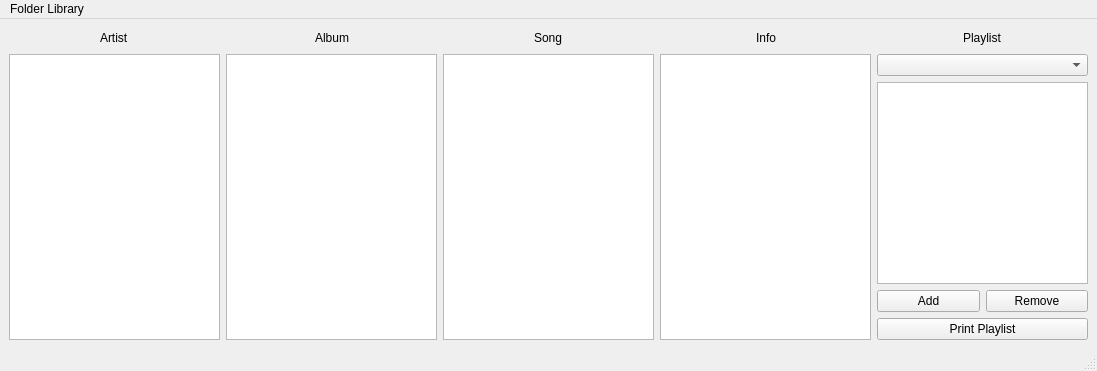
<?xml version="1.0" encoding="UTF-8"?>
<ui version="4.0">
 <class>MusicList</class>
 <widget class="QMainWindow" name="MusicList">
  <property name="geometry">
   <rect>
    <x>0</x>
    <y>0</y>
    <width>1097</width>
    <height>371</height>
   </rect>
  </property>
  <property name="windowTitle">
   <string>Music List</string>
  </property>
  <widget class="QWidget" name="centralwidget">
   <layout class="QGridLayout" name="gridLayout">
    <item row="0" column="0">
     <layout class="QVBoxLayout" name="verticalLayout">
      <item>
       <layout class="QHBoxLayout" name="horizontalLayout_3">
        <item>
         <spacer name="horizontalSpacer">
          <property name="orientation">
           <enum>Qt::Horizontal</enum>
          </property>
          <property name="sizeHint" stdset="0">
           <size>
            <width>40</width>
            <height>20</height>
           </size>
          </property>
         </spacer>
        </item>
        <item>
         <widget class="QLabel" name="label">
          <property name="text">
           <string>Artist</string>
          </property>
         </widget>
        </item>
        <item>
         <spacer name="horizontalSpacer_2">
          <property name="orientation">
           <enum>Qt::Horizontal</enum>
          </property>
          <property name="sizeHint" stdset="0">
           <size>
            <width>40</width>
            <height>20</height>
           </size>
          </property>
         </spacer>
        </item>
       </layout>
      </item>
      <item>
       <widget class="QListWidget" name="artist_lw"/>
      </item>
     </layout>
    </item>
    <item row="0" column="1">
     <layout class="QVBoxLayout" name="verticalLayout_5">
      <item>
       <layout class="QHBoxLayout" name="horizontalLayout_2">
        <item>
         <spacer name="horizontalSpacer_3">
          <property name="orientation">
           <enum>Qt::Horizontal</enum>
          </property>
          <property name="sizeHint" stdset="0">
           <size>
            <width>40</width>
            <height>20</height>
           </size>
          </property>
         </spacer>
        </item>
        <item>
         <widget class="QLabel" name="label_2">
          <property name="text">
           <string>Album</string>
          </property>
         </widget>
        </item>
        <item>
         <spacer name="horizontalSpacer_4">
          <property name="orientation">
           <enum>Qt::Horizontal</enum>
          </property>
          <property name="sizeHint" stdset="0">
           <size>
            <width>40</width>
            <height>20</height>
           </size>
          </property>
         </spacer>
        </item>
       </layout>
      </item>
      <item>
       <widget class="QListWidget" name="album_lw"/>
      </item>
     </layout>
    </item>
    <item row="0" column="2">
     <layout class="QVBoxLayout" name="verticalLayout_3">
      <item>
       <layout class="QHBoxLayout" name="horizontalLayout">
        <item>
         <spacer name="horizontalSpacer_5">
          <property name="orientation">
           <enum>Qt::Horizontal</enum>
          </property>
          <property name="sizeHint" stdset="0">
           <size>
            <width>40</width>
            <height>20</height>
           </size>
          </property>
         </spacer>
        </item>
        <item>
         <widget class="QLabel" name="label_3">
          <property name="text">
           <string>Song</string>
          </property>
         </widget>
        </item>
        <item>
         <spacer name="horizontalSpacer_6">
          <property name="orientation">
           <enum>Qt::Horizontal</enum>
          </property>
          <property name="sizeHint" stdset="0">
           <size>
            <width>40</width>
            <height>20</height>
           </size>
          </property>
         </spacer>
        </item>
       </layout>
      </item>
      <item>
       <widget class="QListWidget" name="song_lw"/>
      </item>
     </layout>
    </item>
    <item row="0" column="3">
     <layout class="QVBoxLayout" name="verticalLayout_4">
      <item>
       <layout class="QHBoxLayout" name="horizontalLayout_4">
        <item>
         <spacer name="horizontalSpacer_7">
          <property name="orientation">
           <enum>Qt::Horizontal</enum>
          </property>
          <property name="sizeHint" stdset="0">
           <size>
            <width>40</width>
            <height>20</height>
           </size>
          </property>
         </spacer>
        </item>
        <item>
         <widget class="QLabel" name="label_4">
          <property name="text">
           <string>Info</string>
          </property>
         </widget>
        </item>
        <item>
         <spacer name="horizontalSpacer_8">
          <property name="orientation">
           <enum>Qt::Horizontal</enum>
          </property>
          <property name="sizeHint" stdset="0">
           <size>
            <width>40</width>
            <height>20</height>
           </size>
          </property>
         </spacer>
        </item>
       </layout>
      </item>
      <item>
       <widget class="QTextBrowser" name="info_tb"/>
      </item>
     </layout>
    </item>
    <item row="0" column="4">
     <layout class="QVBoxLayout" name="verticalLayout_2">
      <item>
       <layout class="QHBoxLayout" name="horizontalLayout_5">
        <item>
         <spacer name="horizontalSpacer_9">
          <property name="orientation">
           <enum>Qt::Horizontal</enum>
          </property>
          <property name="sizeHint" stdset="0">
           <size>
            <width>40</width>
            <height>20</height>
           </size>
          </property>
         </spacer>
        </item>
        <item>
         <widget class="QLabel" name="label_5">
          <property name="text">
           <string>Playlist</string>
          </property>
         </widget>
        </item>
        <item>
         <spacer name="horizontalSpacer_10">
          <property name="orientation">
           <enum>Qt::Horizontal</enum>
          </property>
          <property name="sizeHint" stdset="0">
           <size>
            <width>40</width>
            <height>20</height>
           </size>
          </property>
         </spacer>
        </item>
       </layout>
      </item>
      <item>
       <widget class="QComboBox" name="playlist_comB"/>
      </item>
      <item>
       <widget class="QListWidget" name="playlist_lw"/>
      </item>
      <item>
       <layout class="QHBoxLayout" name="horizontalLayout_6">
        <item>
         <widget class="QPushButton" name="addPL_but">
          <property name="text">
           <string>Add</string>
          </property>
         </widget>
        </item>
        <item>
         <widget class="QPushButton" name="removePL_but">
          <property name="text">
           <string>Remove</string>
          </property>
         </widget>
        </item>
       </layout>
      </item>
      <item>
       <widget class="QPushButton" name="printPL_but">
        <property name="text">
         <string>Print Playlist</string>
        </property>
       </widget>
      </item>
     </layout>
    </item>
   </layout>
  </widget>
  <widget class="QMenuBar" name="menubar">
   <property name="geometry">
    <rect>
     <x>0</x>
     <y>0</y>
     <width>1097</width>
     <height>18</height>
    </rect>
   </property>
   <widget class="QMenu" name="menuFolder_Library">
    <property name="title">
     <string>Folder Library</string>
    </property>
    <widget class="QMenu" name="menuFolder_Sites">
     <property name="tearOffEnabled">
      <bool>true</bool>
     </property>
     <property name="title">
      <string>Folder Sites</string>
     </property>
    </widget>
    <addaction name="menuFolder_Sites"/>
    <addaction name="actionAdd_Folder_Site"/>
    <addaction name="actionRemove_Folder_Site"/>
    <addaction name="actionRefresh_Folders"/>
   </widget>
   <addaction name="menuFolder_Library"/>
  </widget>
  <widget class="QStatusBar" name="statusbar"/>
  <action name="actionAdd_Folder_Site">
   <property name="text">
    <string>Add Folder Site</string>
   </property>
  </action>
  <action name="actionN">
   <property name="text">
    <string>n</string>
   </property>
  </action>
  <action name="actionAsdasd">
   <property name="text">
    <string>asdasd</string>
   </property>
  </action>
  <action name="actionSdfsdf">
   <property name="checkable">
    <bool>true</bool>
   </property>
   <property name="checked">
    <bool>true</bool>
   </property>
   <property name="text">
    <string>sdfsdf</string>
   </property>
   <property name="shortcutContext">
    <enum>Qt::WidgetShortcut</enum>
   </property>
  </action>
  <action name="actionAsasd">
   <property name="text">
    <string>asasd</string>
   </property>
  </action>
  <action name="actionRemove_Folder_Site">
   <property name="text">
    <string>Remove Folder Site</string>
   </property>
  </action>
  <action name="actionRefresh_Folders">
   <property name="text">
    <string>Refresh Folders</string>
   </property>
  </action>
 </widget>
 <resources/>
 <connections/>
</ui>
